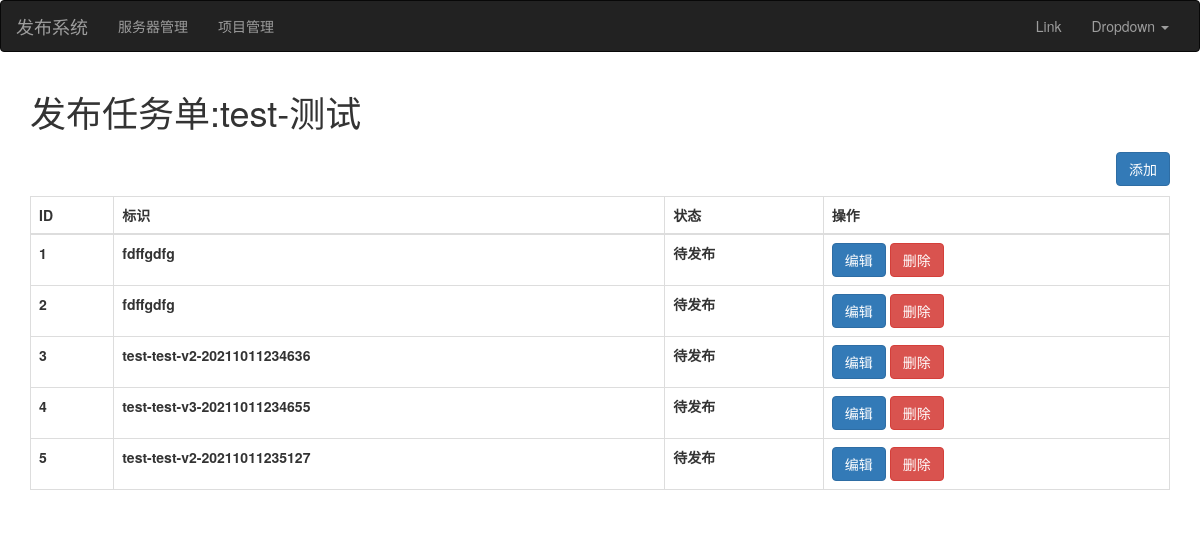
/task/list/2/, run on an earlier commit of the app's database.
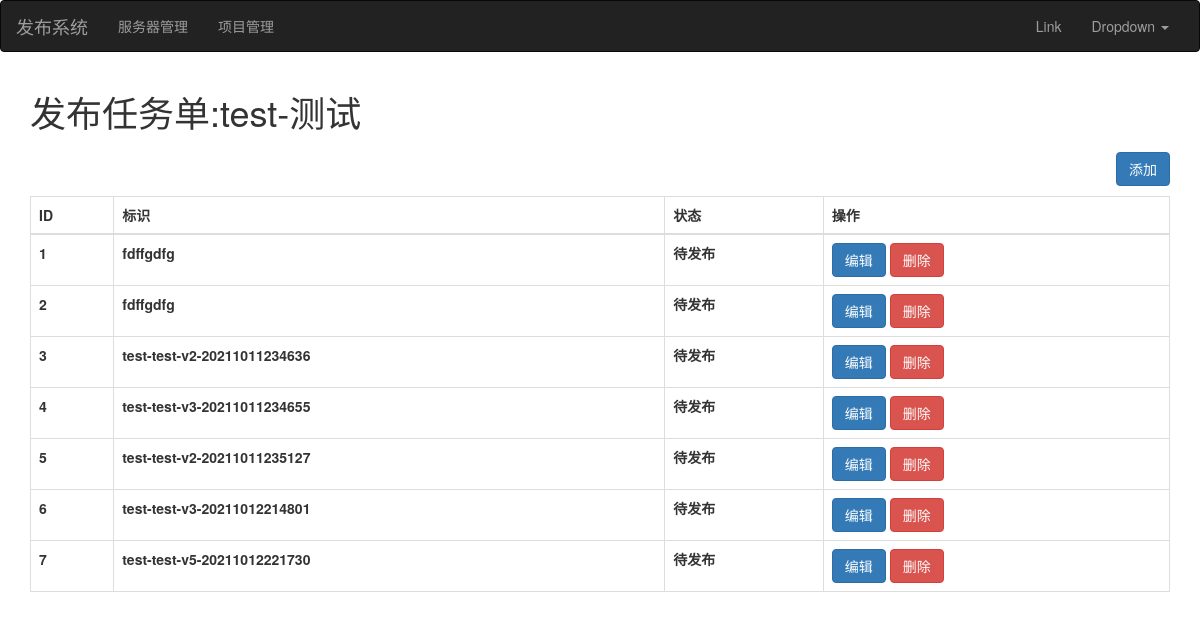
And on a later commit of the database.
### web/models.py (models this page shows, shortened)
class Project(models.Model):
    title = models.CharField(max_length=32, verbose_name='项目名')
    repo = models.CharField(max_length=255, verbose_name='仓库名')
    env_choices = (('prod', '正式'), ('test', '测试'))
    env = models.CharField(max_length=16, verbose_name='环境',
                           choices=env_choices, default='test')
    path = models.CharField(max_length=255, verbose_name='线上项目地址')
    servers = models.ManyToManyField(verbose_name='关联服务器', to='Server')

class DeployTask(models.Model):
    uid = models.CharField(max_length=64, verbose_name='标识')
    project = models.ForeignKey(verbose_name='项目环境', to='Project',
                                on_delete=models.CASCADE)
    tag = models.CharField(max_length=32, verbose_name='版本')
    status_choices = (
        (1, '待发布'),
        (2, '发布中'),
        (3, '成功'),
        (4, '失败'),
    )
    status = models.IntegerField(verbose_name='状态', choices=status_choices,
                                 default=1)
    before_download_script = models.TextField(verbose_name='下载前脚本', null=True,
                                              blank=True)
    after_download_script = models.TextField(verbose_name='下载后脚本', null=True,
                                             blank=True)
    before_deploy_script = models.TextField(verbose_name='发布前脚本', null=True,
                                            blank=True)
    after_deploy_script = models.TextField(verbose_name='发布后脚本', null=True,
                                           blank=True)

### web/views/task.py (the view)
# urls.py: path('task/list/<project_id>/', task.task_list, name='task_list'),
def task_list(request, project_id):
    project_obj = models.Project.objects.filter(pk=project_id).first()
    tasks_list = models.DeployTask.objects.filter(project_id=project_id).all()
    print(tasks_list)
    return render(request, 'task_list.html',
                  {'task_list': tasks_list, 'project_obj': project_obj})

### web/templates/task_list.html (shortened to what this page needs)
{% extends 'layout.html' %}
{% block content %}
    <div class="container">
        <h1>发布任务单:{{ project_obj.title }}-{{ project_obj.get_env_display }}</h1>
        <div>
            <a href="{% url 'task_add' project_id=project_obj.id %}"
               style="margin: 10px 0"
               class="btn btn-primary pull-right">添加</a>
        </div>
        <table class="table table-bordered">
            <thead>
            <tr>
                <th>ID</th>
                <th>标识</th>
                <th>状态</th>
                <th>操作</th>
            </tr>
            </thead>
            <tbody>
            {% for row in task_list %}
                <tr>
                    <th>{{ row.id }}</th>
                    <th>{{ row.uid }}</th>
                    <th>{{ row.get_status_display }}</th>
                    <th>
                        <a href="{% url 'project_edit' pk=row.id %}"
                           class="btn btn-primary">编辑</a>
                        <a onclick="removeRow(this,{{ row.id }})"
                           class="btn btn-danger">删除</a>
                    </th>
                </tr>
            {% endfor %}
            </tbody>
        </table>
    </div>
{% endblock %}

### web/templates/layout.html (shortened to what this page needs)
<!DOCTYPE html>
<html lang="en">
<head>
    <link href="https://cdn.bootcdn.net/ajax/libs/twitter-bootstrap/3.4.1/css/bootstrap.min.css"
          rel="stylesheet">
</head>
<body>
<nav class="navbar navbar-inverse">
    <div class="container-fluid">
        <div class="navbar-header">
            <a class="navbar-brand" href="#">发布系统</a>
        </div>
        <div class="collapse navbar-collapse" id="bs-example-navbar-collapse-1">
            <ul class="nav navbar-nav">
                <li><a href="{% url 'server_list' %}">服务器管理</a></li>
                <li><a href="{% url 'project_list' %}">项目管理</a></li>
            </ul>
            <ul class="nav navbar-nav navbar-right">
                <li><a href="#">Link</a></li>
                <li class="dropdown">
                    <a href="#" class="dropdown-toggle" data-toggle="dropdown"
                       role="button" aria-haspopup="true" aria-expanded="false">Dropdown
                        <span class="caret"></span></a>
                </li>
            </ul>
        </div>
    </div>
</nav>
{% block content %}{% endblock %}
</body>
</html>

What changed in the data, as far as the page shows it:
added DeployTask: id "6", uid "test-test-v3-20211012214801", status "待发布"
added DeployTask: id "7", uid "test-test-v5-20211012221730", status "待发布"
